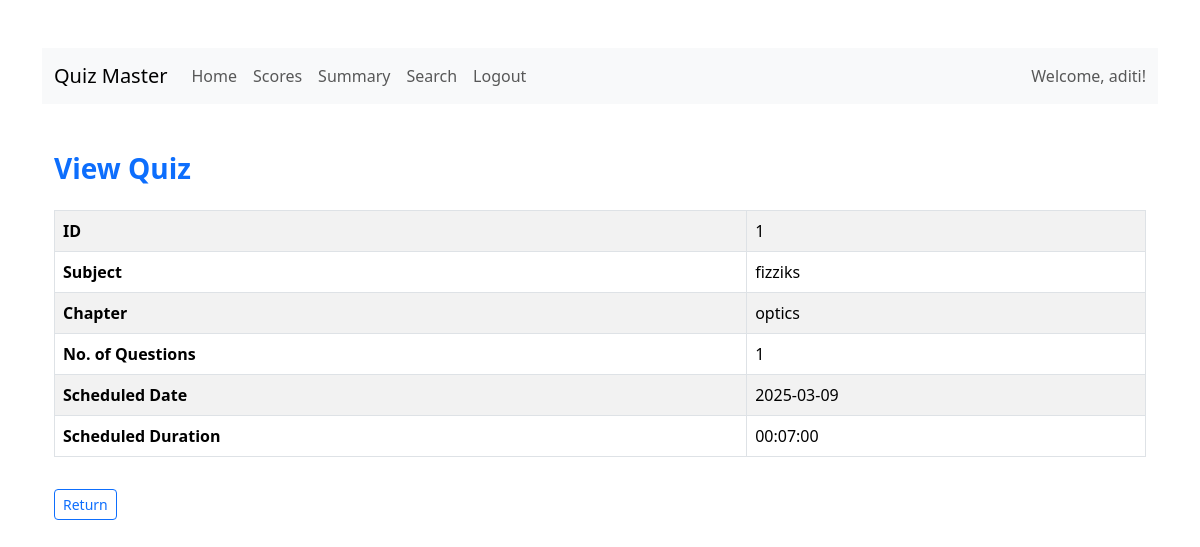
The page /dashboard/user/2/1/viewquiz on the database its author committed.
### models/user.py (models this page shows)
class User(db.Model,UserMixin):
    id = db.Column(db.Integer, primary_key=True, autoincrement=True)
    email = db.Column(db.String(150), unique=True, nullable=False)
    password = db.Column(db.String(150), nullable=False)
    fullname = db.Column(db.String(150), nullable=False)
    qualification = db.Column(db.String(150))
    dob = db.Column(db.Date)
    role=db.Column(db.String(150),nullable=False,default="user")

### models/quiz.py (models this page shows)
class Quiz(db.Model):
    id = db.Column(db.Integer, primary_key=True)
    chapter_id = db.Column(db.Integer, db.ForeignKey('chapter.id'), nullable=False)
    quizdate = db.Column(db.Date)
    quizduration = db.Column(db.Time)
    quizname=db.Column(db.String(150), nullable=False,unique=True)
    questions = db.relationship('Question', backref='quiz', lazy=True)
    @hybrid_property
    def noofquestions(self):
        return len(self.questions)

### models/subject.py (models this page shows)
class Subject(db.Model):
    id = db.Column(db.Integer, primary_key=True)
    name = db.Column(db.String(150), nullable=False,unique=True)
    description = db.Column(db.Text)
    chapters = db.relationship('Chapter', backref='subject', lazy=True)

### models/chapter.py (models this page shows)
class Chapter(db.Model):
    id = db.Column(db.Integer, primary_key=True)
    name = db.Column(db.String(150), nullable=False,unique=True)
    description = db.Column(db.Text)
    subject_id = db.Column(db.Integer, db.ForeignKey('subject.id'), nullable=False)
    quizzes = db.relationship('Quiz', backref='chapter', lazy=True)

### app.py (the view)
@app.route("/dashboard/user/<int:id>/<int:quizid>/viewquiz", methods=["GET", "POST"])
def userviewquiz(id, quizid):
    user=User.query.filter_by(id=id).first()
    quiz = Quiz.query.filter_by(id=quizid).first()
    chapter = Chapter.query.filter_by(id=quiz.chapter_id).first()
    subject = Subject.query.filter_by(id=chapter.subject_id).first()
    print(quiz, chapter, subject)
    return render_template(
        "userviewquiz.html",
        quiz=quiz,
        chapter=chapter.name,
        subject=subject.name,
        user=user
    )

### templates/userviewquiz.html (shortened to what this page needs)
{% extends "base.html" %}
{% block content %}
<nav class="navbar navbar-expand-lg navbar-light bg-light">
    <div class="container-fluid">
      <a class="navbar-brand" href="{{ url_for('userdashboard', id=user.id) }}">Quiz Master</a>
      <div class="collapse navbar-collapse">
        <ul class="navbar-nav me-auto mb-2 mb-lg-0">
          <li class="nav-item"><a class="nav-link" href="{{ url_for('userdashboard', id=user.id) }}">Home</a></li>
          <li class="nav-item"><a class="nav-link" href="{{ url_for('userscores', id=user.id) }}">Scores</a></li>
          <li class="nav-item"><a class="nav-link" href="{{ url_for('usersummary', id=user.id) }}">Summary</a></li>
          <li class="nav-item"><a class="nav-link" href="{{ url_for('usersearch', id=user.id) }}">Search</a></li>
          <li class="nav-item"><a class="nav-link" href="{{ url_for('logout') }}">Logout</a></li>
        </ul>
        <span class="navbar-text ms-auto">Welcome, {{ user.fullname }}!</span>
      </div>
    </div>
  </nav>
<div class="container my-5">
  <h3 class="mb-4 text-primary fw-bold">View Quiz</h3>
  <div class="table-responsive">
    <table class="table table-striped table-hover table-bordered">
      <tbody>
        <tr>
          <th scope="row">ID</th>
          <td>{{ quiz.id }}</td>
        </tr>
        <tr>
          <th scope="row">Subject</th>
          <td>{{ subject }}</td>
        </tr>
        <tr>
          <th scope="row">Chapter</th>
          <td>{{ chapter }}</td>
        </tr>
        <tr>
          <th scope="row">No. of Questions</th>
          <td>{{ quiz.noofquestions }}</td>
        </tr>
        <tr>
          <th scope="row">Scheduled Date</th>
          <td>{{ quiz.quizdate }}</td>
        </tr>
        <tr>
          <th scope="row">Scheduled Duration</th>
          <td>{{ quiz.quizduration }}</td>
        </tr>
      </tbody>
    </table>
    <button type="button" onclick="location.href='{{ url_for('userdashboard', id=user.id) }}'" class="btn btn-outline-primary btn-sm mt-3">Return</button>
  </div>
</div>
{% endblock %}

### rows shown on the page
User: fullname "aditi"
Quiz: id "1", quizdate "2025-03-09", quizduration "00:07:00"
Subject: name "fizziks"
Chapter: name "optics"

### other values the page prints
{{ quiz.noofquestions }} "1"
